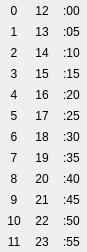
<?xml version="1.0" encoding="UTF-8"?>
<ui version="4.0">
 <class>m_PopupTime</class>
 <widget class="QWidget" name="WPopupTime">
  <property name="geometry">
   <rect>
    <x>0</x>
    <y>0</y>
    <width>80</width>
    <height>228</height>
   </rect>
  </property>
  <property name="contextMenuPolicy">
   <enum>Qt::NoContextMenu</enum>
  </property>
  <property name="windowTitle">
   <string>Time</string>
  </property>
  <layout class="QGridLayout" name="gridLayout">
   <property name="margin">
    <number>0</number>
   </property>
   <property name="spacing">
    <number>0</number>
   </property>
   <item row="0" column="0">
    <widget class="QToolButton" name="prevMonth">
     <property name="sizePolicy">
      <sizepolicy hsizetype="Expanding" vsizetype="Expanding">
       <horstretch>0</horstretch>
       <verstretch>0</verstretch>
      </sizepolicy>
     </property>
     <property name="focusPolicy">
      <enum>Qt::NoFocus</enum>
     </property>
     <property name="toolTip">
      <string>Previous month</string>
     </property>
     <property name="text">
      <string>0</string>
     </property>
     <property name="autoRepeat">
      <bool>false</bool>
     </property>
     <property name="autoRepeatDelay">
      <number>300</number>
     </property>
     <property name="autoRepeatInterval">
      <number>100</number>
     </property>
     <property name="toolButtonStyle">
      <enum>Qt::ToolButtonTextOnly</enum>
     </property>
     <property name="autoRaise">
      <bool>true</bool>
     </property>
     <property name="arrowType">
      <enum>Qt::LeftArrow</enum>
     </property>
    </widget>
   </item>
   <item row="0" column="1">
    <widget class="QToolButton" name="prevMonth_14">
     <property name="sizePolicy">
      <sizepolicy hsizetype="Expanding" vsizetype="Expanding">
       <horstretch>0</horstretch>
       <verstretch>0</verstretch>
      </sizepolicy>
     </property>
     <property name="focusPolicy">
      <enum>Qt::NoFocus</enum>
     </property>
     <property name="toolTip">
      <string>Previous month</string>
     </property>
     <property name="text">
      <string>12</string>
     </property>
     <property name="autoRepeat">
      <bool>false</bool>
     </property>
     <property name="autoRepeatDelay">
      <number>300</number>
     </property>
     <property name="autoRepeatInterval">
      <number>100</number>
     </property>
     <property name="toolButtonStyle">
      <enum>Qt::ToolButtonTextOnly</enum>
     </property>
     <property name="autoRaise">
      <bool>true</bool>
     </property>
     <property name="arrowType">
      <enum>Qt::LeftArrow</enum>
     </property>
    </widget>
   </item>
   <item row="0" column="2">
    <widget class="QToolButton" name="prevMonth_33">
     <property name="sizePolicy">
      <sizepolicy hsizetype="Expanding" vsizetype="Expanding">
       <horstretch>0</horstretch>
       <verstretch>0</verstretch>
      </sizepolicy>
     </property>
     <property name="focusPolicy">
      <enum>Qt::NoFocus</enum>
     </property>
     <property name="toolTip">
      <string>Previous month</string>
     </property>
     <property name="text">
      <string>:00</string>
     </property>
     <property name="autoRepeat">
      <bool>false</bool>
     </property>
     <property name="autoRepeatDelay">
      <number>300</number>
     </property>
     <property name="autoRepeatInterval">
      <number>100</number>
     </property>
     <property name="toolButtonStyle">
      <enum>Qt::ToolButtonTextOnly</enum>
     </property>
     <property name="autoRaise">
      <bool>true</bool>
     </property>
     <property name="arrowType">
      <enum>Qt::LeftArrow</enum>
     </property>
    </widget>
   </item>
   <item row="1" column="0">
    <widget class="QToolButton" name="prevMonth_2">
     <property name="sizePolicy">
      <sizepolicy hsizetype="Expanding" vsizetype="Expanding">
       <horstretch>0</horstretch>
       <verstretch>0</verstretch>
      </sizepolicy>
     </property>
     <property name="focusPolicy">
      <enum>Qt::NoFocus</enum>
     </property>
     <property name="toolTip">
      <string>Previous month</string>
     </property>
     <property name="text">
      <string>1</string>
     </property>
     <property name="autoRepeat">
      <bool>false</bool>
     </property>
     <property name="autoRepeatDelay">
      <number>300</number>
     </property>
     <property name="autoRepeatInterval">
      <number>100</number>
     </property>
     <property name="toolButtonStyle">
      <enum>Qt::ToolButtonTextOnly</enum>
     </property>
     <property name="autoRaise">
      <bool>true</bool>
     </property>
     <property name="arrowType">
      <enum>Qt::LeftArrow</enum>
     </property>
    </widget>
   </item>
   <item row="1" column="1">
    <widget class="QToolButton" name="prevMonth_21">
     <property name="sizePolicy">
      <sizepolicy hsizetype="Expanding" vsizetype="Expanding">
       <horstretch>0</horstretch>
       <verstretch>0</verstretch>
      </sizepolicy>
     </property>
     <property name="focusPolicy">
      <enum>Qt::NoFocus</enum>
     </property>
     <property name="toolTip">
      <string>Previous month</string>
     </property>
     <property name="text">
      <string>13</string>
     </property>
     <property name="autoRepeat">
      <bool>false</bool>
     </property>
     <property name="autoRepeatDelay">
      <number>300</number>
     </property>
     <property name="autoRepeatInterval">
      <number>100</number>
     </property>
     <property name="toolButtonStyle">
      <enum>Qt::ToolButtonTextOnly</enum>
     </property>
     <property name="autoRaise">
      <bool>true</bool>
     </property>
     <property name="arrowType">
      <enum>Qt::LeftArrow</enum>
     </property>
    </widget>
   </item>
   <item row="1" column="2">
    <widget class="QToolButton" name="prevMonth_30">
     <property name="sizePolicy">
      <sizepolicy hsizetype="Expanding" vsizetype="Expanding">
       <horstretch>0</horstretch>
       <verstretch>0</verstretch>
      </sizepolicy>
     </property>
     <property name="focusPolicy">
      <enum>Qt::NoFocus</enum>
     </property>
     <property name="toolTip">
      <string>Previous month</string>
     </property>
     <property name="text">
      <string>:05</string>
     </property>
     <property name="autoRepeat">
      <bool>false</bool>
     </property>
     <property name="autoRepeatDelay">
      <number>300</number>
     </property>
     <property name="autoRepeatInterval">
      <number>100</number>
     </property>
     <property name="toolButtonStyle">
      <enum>Qt::ToolButtonTextOnly</enum>
     </property>
     <property name="autoRaise">
      <bool>true</bool>
     </property>
     <property name="arrowType">
      <enum>Qt::LeftArrow</enum>
     </property>
    </widget>
   </item>
   <item row="2" column="0">
    <widget class="QToolButton" name="prevMonth_3">
     <property name="sizePolicy">
      <sizepolicy hsizetype="Expanding" vsizetype="Expanding">
       <horstretch>0</horstretch>
       <verstretch>0</verstretch>
      </sizepolicy>
     </property>
     <property name="focusPolicy">
      <enum>Qt::NoFocus</enum>
     </property>
     <property name="toolTip">
      <string>Previous month</string>
     </property>
     <property name="text">
      <string>2</string>
     </property>
     <property name="autoRepeat">
      <bool>false</bool>
     </property>
     <property name="autoRepeatDelay">
      <number>300</number>
     </property>
     <property name="autoRepeatInterval">
      <number>100</number>
     </property>
     <property name="toolButtonStyle">
      <enum>Qt::ToolButtonTextOnly</enum>
     </property>
     <property name="autoRaise">
      <bool>true</bool>
     </property>
     <property name="arrowType">
      <enum>Qt::LeftArrow</enum>
     </property>
    </widget>
   </item>
   <item row="2" column="1">
    <widget class="QToolButton" name="prevMonth_19">
     <property name="sizePolicy">
      <sizepolicy hsizetype="Expanding" vsizetype="Expanding">
       <horstretch>0</horstretch>
       <verstretch>0</verstretch>
      </sizepolicy>
     </property>
     <property name="focusPolicy">
      <enum>Qt::NoFocus</enum>
     </property>
     <property name="toolTip">
      <string>Previous month</string>
     </property>
     <property name="text">
      <string>14</string>
     </property>
     <property name="autoRepeat">
      <bool>false</bool>
     </property>
     <property name="autoRepeatDelay">
      <number>300</number>
     </property>
     <property name="autoRepeatInterval">
      <number>100</number>
     </property>
     <property name="toolButtonStyle">
      <enum>Qt::ToolButtonTextOnly</enum>
     </property>
     <property name="autoRaise">
      <bool>true</bool>
     </property>
     <property name="arrowType">
      <enum>Qt::LeftArrow</enum>
     </property>
    </widget>
   </item>
   <item row="2" column="2">
    <widget class="QToolButton" name="prevMonth_31">
     <property name="sizePolicy">
      <sizepolicy hsizetype="Expanding" vsizetype="Expanding">
       <horstretch>0</horstretch>
       <verstretch>0</verstretch>
      </sizepolicy>
     </property>
     <property name="focusPolicy">
      <enum>Qt::NoFocus</enum>
     </property>
     <property name="toolTip">
      <string>Previous month</string>
     </property>
     <property name="text">
      <string>:10</string>
     </property>
     <property name="autoRepeat">
      <bool>false</bool>
     </property>
     <property name="autoRepeatDelay">
      <number>300</number>
     </property>
     <property name="autoRepeatInterval">
      <number>100</number>
     </property>
     <property name="toolButtonStyle">
      <enum>Qt::ToolButtonTextOnly</enum>
     </property>
     <property name="autoRaise">
      <bool>true</bool>
     </property>
     <property name="arrowType">
      <enum>Qt::LeftArrow</enum>
     </property>
    </widget>
   </item>
   <item row="3" column="0">
    <widget class="QToolButton" name="prevMonth_4">
     <property name="sizePolicy">
      <sizepolicy hsizetype="Expanding" vsizetype="Expanding">
       <horstretch>0</horstretch>
       <verstretch>0</verstretch>
      </sizepolicy>
     </property>
     <property name="focusPolicy">
      <enum>Qt::NoFocus</enum>
     </property>
     <property name="toolTip">
      <string>Previous month</string>
     </property>
     <property name="text">
      <string>3</string>
     </property>
     <property name="autoRepeat">
      <bool>false</bool>
     </property>
     <property name="autoRepeatDelay">
      <number>300</number>
     </property>
     <property name="autoRepeatInterval">
      <number>100</number>
     </property>
     <property name="toolButtonStyle">
      <enum>Qt::ToolButtonTextOnly</enum>
     </property>
     <property name="autoRaise">
      <bool>true</bool>
     </property>
     <property name="arrowType">
      <enum>Qt::LeftArrow</enum>
     </property>
    </widget>
   </item>
   <item row="3" column="1">
    <widget class="QToolButton" name="prevMonth_22">
     <property name="sizePolicy">
      <sizepolicy hsizetype="Expanding" vsizetype="Expanding">
       <horstretch>0</horstretch>
       <verstretch>0</verstretch>
      </sizepolicy>
     </property>
     <property name="focusPolicy">
      <enum>Qt::NoFocus</enum>
     </property>
     <property name="toolTip">
      <string>Previous month</string>
     </property>
     <property name="text">
      <string>15</string>
     </property>
     <property name="autoRepeat">
      <bool>false</bool>
     </property>
     <property name="autoRepeatDelay">
      <number>300</number>
     </property>
     <property name="autoRepeatInterval">
      <number>100</number>
     </property>
     <property name="toolButtonStyle">
      <enum>Qt::ToolButtonTextOnly</enum>
     </property>
     <property name="autoRaise">
      <bool>true</bool>
     </property>
     <property name="arrowType">
      <enum>Qt::LeftArrow</enum>
     </property>
    </widget>
   </item>
   <item row="3" column="2">
    <widget class="QToolButton" name="prevMonth_36">
     <property name="sizePolicy">
      <sizepolicy hsizetype="Expanding" vsizetype="Expanding">
       <horstretch>0</horstretch>
       <verstretch>0</verstretch>
      </sizepolicy>
     </property>
     <property name="focusPolicy">
      <enum>Qt::NoFocus</enum>
     </property>
     <property name="toolTip">
      <string>Previous month</string>
     </property>
     <property name="text">
      <string>:15</string>
     </property>
     <property name="autoRepeat">
      <bool>false</bool>
     </property>
     <property name="autoRepeatDelay">
      <number>300</number>
     </property>
     <property name="autoRepeatInterval">
      <number>100</number>
     </property>
     <property name="toolButtonStyle">
      <enum>Qt::ToolButtonTextOnly</enum>
     </property>
     <property name="autoRaise">
      <bool>true</bool>
     </property>
     <property name="arrowType">
      <enum>Qt::LeftArrow</enum>
     </property>
    </widget>
   </item>
   <item row="4" column="0">
    <widget class="QToolButton" name="prevMonth_5">
     <property name="sizePolicy">
      <sizepolicy hsizetype="Expanding" vsizetype="Expanding">
       <horstretch>0</horstretch>
       <verstretch>0</verstretch>
      </sizepolicy>
     </property>
     <property name="focusPolicy">
      <enum>Qt::NoFocus</enum>
     </property>
     <property name="toolTip">
      <string>Previous month</string>
     </property>
     <property name="text">
      <string>4</string>
     </property>
     <property name="autoRepeat">
      <bool>false</bool>
     </property>
     <property name="autoRepeatDelay">
      <number>300</number>
     </property>
     <property name="autoRepeatInterval">
      <number>100</number>
     </property>
     <property name="toolButtonStyle">
      <enum>Qt::ToolButtonTextOnly</enum>
     </property>
     <property name="autoRaise">
      <bool>true</bool>
     </property>
     <property name="arrowType">
      <enum>Qt::LeftArrow</enum>
     </property>
    </widget>
   </item>
   <item row="4" column="1">
    <widget class="QToolButton" name="prevMonth_20">
     <property name="sizePolicy">
      <sizepolicy hsizetype="Expanding" vsizetype="Expanding">
       <horstretch>0</horstretch>
       <verstretch>0</verstretch>
      </sizepolicy>
     </property>
     <property name="focusPolicy">
      <enum>Qt::NoFocus</enum>
     </property>
     <property name="toolTip">
      <string>Previous month</string>
     </property>
     <property name="text">
      <string>16</string>
     </property>
     <property name="autoRepeat">
      <bool>false</bool>
     </property>
     <property name="autoRepeatDelay">
      <number>300</number>
     </property>
     <property name="autoRepeatInterval">
      <number>100</number>
     </property>
     <property name="toolButtonStyle">
      <enum>Qt::ToolButtonTextOnly</enum>
     </property>
     <property name="autoRaise">
      <bool>true</bool>
     </property>
     <property name="arrowType">
      <enum>Qt::LeftArrow</enum>
     </property>
    </widget>
   </item>
   <item row="4" column="2">
    <widget class="QToolButton" name="prevMonth_37">
     <property name="sizePolicy">
      <sizepolicy hsizetype="Expanding" vsizetype="Expanding">
       <horstretch>0</horstretch>
       <verstretch>0</verstretch>
      </sizepolicy>
     </property>
     <property name="focusPolicy">
      <enum>Qt::NoFocus</enum>
     </property>
     <property name="toolTip">
      <string>Previous month</string>
     </property>
     <property name="text">
      <string>:20</string>
     </property>
     <property name="autoRepeat">
      <bool>false</bool>
     </property>
     <property name="autoRepeatDelay">
      <number>300</number>
     </property>
     <property name="autoRepeatInterval">
      <number>100</number>
     </property>
     <property name="toolButtonStyle">
      <enum>Qt::ToolButtonTextOnly</enum>
     </property>
     <property name="autoRaise">
      <bool>true</bool>
     </property>
     <property name="arrowType">
      <enum>Qt::LeftArrow</enum>
     </property>
    </widget>
   </item>
   <item row="5" column="0">
    <widget class="QToolButton" name="prevMonth_6">
     <property name="sizePolicy">
      <sizepolicy hsizetype="Expanding" vsizetype="Expanding">
       <horstretch>0</horstretch>
       <verstretch>0</verstretch>
      </sizepolicy>
     </property>
     <property name="focusPolicy">
      <enum>Qt::NoFocus</enum>
     </property>
     <property name="toolTip">
      <string>Previous month</string>
     </property>
     <property name="text">
      <string>5</string>
     </property>
     <property name="autoRepeat">
      <bool>false</bool>
     </property>
     <property name="autoRepeatDelay">
      <number>300</number>
     </property>
     <property name="autoRepeatInterval">
      <number>100</number>
     </property>
     <property name="toolButtonStyle">
      <enum>Qt::ToolButtonTextOnly</enum>
     </property>
     <property name="autoRaise">
      <bool>true</bool>
     </property>
     <property name="arrowType">
      <enum>Qt::LeftArrow</enum>
     </property>
    </widget>
   </item>
   <item row="5" column="1">
    <widget class="QToolButton" name="prevMonth_25">
     <property name="sizePolicy">
      <sizepolicy hsizetype="Expanding" vsizetype="Expanding">
       <horstretch>0</horstretch>
       <verstretch>0</verstretch>
      </sizepolicy>
     </property>
     <property name="focusPolicy">
      <enum>Qt::NoFocus</enum>
     </property>
     <property name="toolTip">
      <string>Previous month</string>
     </property>
     <property name="text">
      <string>17</string>
     </property>
     <property name="autoRepeat">
      <bool>false</bool>
     </property>
     <property name="autoRepeatDelay">
      <number>300</number>
     </property>
     <property name="autoRepeatInterval">
      <number>100</number>
     </property>
     <property name="toolButtonStyle">
      <enum>Qt::ToolButtonTextOnly</enum>
     </property>
     <property name="autoRaise">
      <bool>true</bool>
     </property>
     <property name="arrowType">
      <enum>Qt::LeftArrow</enum>
     </property>
    </widget>
   </item>
   <item row="5" column="2">
    <widget class="QToolButton" name="prevMonth_34">
     <property name="sizePolicy">
      <sizepolicy hsizetype="Expanding" vsizetype="Expanding">
       <horstretch>0</horstretch>
       <verstretch>0</verstretch>
      </sizepolicy>
     </property>
     <property name="focusPolicy">
      <enum>Qt::NoFocus</enum>
     </property>
     <property name="toolTip">
      <string>Previous month</string>
     </property>
     <property name="text">
      <string>:25</string>
     </property>
     <property name="autoRepeat">
      <bool>false</bool>
     </property>
     <property name="autoRepeatDelay">
      <number>300</number>
     </property>
     <property name="autoRepeatInterval">
      <number>100</number>
     </property>
     <property name="toolButtonStyle">
      <enum>Qt::ToolButtonTextOnly</enum>
     </property>
     <property name="autoRaise">
      <bool>true</bool>
     </property>
     <property name="arrowType">
      <enum>Qt::LeftArrow</enum>
     </property>
    </widget>
   </item>
   <item row="6" column="0">
    <widget class="QToolButton" name="prevMonth_7">
     <property name="sizePolicy">
      <sizepolicy hsizetype="Expanding" vsizetype="Expanding">
       <horstretch>0</horstretch>
       <verstretch>0</verstretch>
      </sizepolicy>
     </property>
     <property name="focusPolicy">
      <enum>Qt::NoFocus</enum>
     </property>
     <property name="toolTip">
      <string>Previous month</string>
     </property>
     <property name="text">
      <string>6</string>
     </property>
     <property name="autoRepeat">
      <bool>false</bool>
     </property>
     <property name="autoRepeatDelay">
      <number>300</number>
     </property>
     <property name="autoRepeatInterval">
      <number>100</number>
     </property>
     <property name="toolButtonStyle">
      <enum>Qt::ToolButtonTextOnly</enum>
     </property>
     <property name="autoRaise">
      <bool>true</bool>
     </property>
     <property name="arrowType">
      <enum>Qt::LeftArrow</enum>
     </property>
    </widget>
   </item>
   <item row="6" column="1">
    <widget class="QToolButton" name="prevMonth_23">
     <property name="sizePolicy">
      <sizepolicy hsizetype="Expanding" vsizetype="Expanding">
       <horstretch>0</horstretch>
       <verstretch>0</verstretch>
      </sizepolicy>
     </property>
     <property name="focusPolicy">
      <enum>Qt::NoFocus</enum>
     </property>
     <property name="toolTip">
      <string>Previous month</string>
     </property>
     <property name="text">
      <string>18</string>
     </property>
     <property name="autoRepeat">
      <bool>false</bool>
     </property>
     <property name="autoRepeatDelay">
      <number>300</number>
     </property>
     <property name="autoRepeatInterval">
      <number>100</number>
     </property>
     <property name="toolButtonStyle">
      <enum>Qt::ToolButtonTextOnly</enum>
     </property>
     <property name="autoRaise">
      <bool>true</bool>
     </property>
     <property name="arrowType">
      <enum>Qt::LeftArrow</enum>
     </property>
    </widget>
   </item>
   <item row="6" column="2">
    <widget class="QToolButton" name="prevMonth_38">
     <property name="sizePolicy">
      <sizepolicy hsizetype="Expanding" vsizetype="Expanding">
       <horstretch>0</horstretch>
       <verstretch>0</verstretch>
      </sizepolicy>
     </property>
     <property name="focusPolicy">
      <enum>Qt::NoFocus</enum>
     </property>
     <property name="toolTip">
      <string>Previous month</string>
     </property>
     <property name="text">
      <string>:30</string>
     </property>
     <property name="autoRepeat">
      <bool>false</bool>
     </property>
     <property name="autoRepeatDelay">
      <number>300</number>
     </property>
     <property name="autoRepeatInterval">
      <number>100</number>
     </property>
     <property name="toolButtonStyle">
      <enum>Qt::ToolButtonTextOnly</enum>
     </property>
     <property name="autoRaise">
      <bool>true</bool>
     </property>
     <property name="arrowType">
      <enum>Qt::LeftArrow</enum>
     </property>
    </widget>
   </item>
   <item row="7" column="0">
    <widget class="QToolButton" name="prevMonth_8">
     <property name="sizePolicy">
      <sizepolicy hsizetype="Expanding" vsizetype="Expanding">
       <horstretch>0</horstretch>
       <verstretch>0</verstretch>
      </sizepolicy>
     </property>
     <property name="focusPolicy">
      <enum>Qt::NoFocus</enum>
     </property>
     <property name="toolTip">
      <string>Previous month</string>
     </property>
     <property name="text">
      <string>7</string>
     </property>
     <property name="autoRepeat">
      <bool>false</bool>
     </property>
     <property name="autoRepeatDelay">
      <number>300</number>
     </property>
     <property name="autoRepeatInterval">
      <number>100</number>
     </property>
     <property name="toolButtonStyle">
      <enum>Qt::ToolButtonTextOnly</enum>
     </property>
     <property name="autoRaise">
      <bool>true</bool>
     </property>
     <property name="arrowType">
      <enum>Qt::LeftArrow</enum>
     </property>
    </widget>
   </item>
   <item row="7" column="1">
    <widget class="QToolButton" name="prevMonth_26">
     <property name="sizePolicy">
      <sizepolicy hsizetype="Expanding" vsizetype="Expanding">
       <horstretch>0</horstretch>
       <verstretch>0</verstretch>
      </sizepolicy>
     </property>
     <property name="focusPolicy">
      <enum>Qt::NoFocus</enum>
     </property>
     <property name="toolTip">
      <string>Previous month</string>
     </property>
     <property name="text">
      <string>19</string>
     </property>
     <property name="autoRepeat">
      <bool>false</bool>
     </property>
     <property name="autoRepeatDelay">
      <number>300</number>
     </property>
     <property name="autoRepeatInterval">
      <number>100</number>
     </property>
     <property name="toolButtonStyle">
      <enum>Qt::ToolButtonTextOnly</enum>
     </property>
     <property name="autoRaise">
      <bool>true</bool>
     </property>
     <property name="arrowType">
      <enum>Qt::LeftArrow</enum>
     </property>
    </widget>
   </item>
   <item row="7" column="2">
    <widget class="QToolButton" name="prevMonth_28">
     <property name="sizePolicy">
      <sizepolicy hsizetype="Expanding" vsizetype="Expanding">
       <horstretch>0</horstretch>
       <verstretch>0</verstretch>
      </sizepolicy>
     </property>
     <property name="focusPolicy">
      <enum>Qt::NoFocus</enum>
     </property>
     <property name="toolTip">
      <string>Previous month</string>
     </property>
     <property name="text">
      <string>:35</string>
     </property>
     <property name="autoRepeat">
      <bool>false</bool>
     </property>
     <property name="autoRepeatDelay">
      <number>300</number>
     </property>
     <property name="autoRepeatInterval">
      <number>100</number>
     </property>
     <property name="toolButtonStyle">
      <enum>Qt::ToolButtonTextOnly</enum>
     </property>
     <property name="autoRaise">
      <bool>true</bool>
     </property>
     <property name="arrowType">
      <enum>Qt::LeftArrow</enum>
     </property>
    </widget>
   </item>
   <item row="8" column="0">
    <widget class="QToolButton" name="prevMonth_9">
     <property name="sizePolicy">
      <sizepolicy hsizetype="Expanding" vsizetype="Expanding">
       <horstretch>0</horstretch>
       <verstretch>0</verstretch>
      </sizepolicy>
     </property>
     <property name="focusPolicy">
      <enum>Qt::NoFocus</enum>
     </property>
     <property name="toolTip">
      <string>Previous month</string>
     </property>
     <property name="text">
      <string>8</string>
     </property>
     <property name="autoRepeat">
      <bool>false</bool>
     </property>
     <property name="autoRepeatDelay">
      <number>300</number>
     </property>
     <property name="autoRepeatInterval">
      <number>100</number>
     </property>
     <property name="toolButtonStyle">
      <enum>Qt::ToolButtonTextOnly</enum>
     </property>
     <property name="autoRaise">
      <bool>true</bool>
     </property>
     <property name="arrowType">
      <enum>Qt::LeftArrow</enum>
     </property>
    </widget>
   </item>
   <item row="8" column="1">
    <widget class="QToolButton" name="prevMonth_16">
     <property name="sizePolicy">
      <sizepolicy hsizetype="Expanding" vsizetype="Expanding">
       <horstretch>0</horstretch>
       <verstretch>0</verstretch>
      </sizepolicy>
     </property>
     <property name="focusPolicy">
      <enum>Qt::NoFocus</enum>
     </property>
     <property name="toolTip">
      <string>Previous month</string>
     </property>
     <property name="text">
      <string>20</string>
     </property>
     <property name="autoRepeat">
      <bool>false</bool>
     </property>
     <property name="autoRepeatDelay">
      <number>300</number>
     </property>
     <property name="autoRepeatInterval">
      <number>100</number>
     </property>
     <property name="toolButtonStyle">
      <enum>Qt::ToolButtonTextOnly</enum>
     </property>
     <property name="autoRaise">
      <bool>true</bool>
     </property>
     <property name="arrowType">
      <enum>Qt::LeftArrow</enum>
     </property>
    </widget>
   </item>
   <item row="8" column="2">
    <widget class="QToolButton" name="prevMonth_35">
     <property name="sizePolicy">
      <sizepolicy hsizetype="Expanding" vsizetype="Expanding">
       <horstretch>0</horstretch>
       <verstretch>0</verstretch>
      </sizepolicy>
     </property>
     <property name="focusPolicy">
      <enum>Qt::NoFocus</enum>
     </property>
     <property name="toolTip">
      <string>Previous month</string>
     </property>
     <property name="text">
      <string>:40</string>
     </property>
     <property name="autoRepeat">
      <bool>false</bool>
     </property>
     <property name="autoRepeatDelay">
      <number>300</number>
     </property>
     <property name="autoRepeatInterval">
      <number>100</number>
     </property>
     <property name="toolButtonStyle">
      <enum>Qt::ToolButtonTextOnly</enum>
     </property>
     <property name="autoRaise">
      <bool>true</bool>
     </property>
     <property name="arrowType">
      <enum>Qt::LeftArrow</enum>
     </property>
    </widget>
   </item>
   <item row="9" column="0">
    <widget class="QToolButton" name="prevMonth_10">
     <property name="sizePolicy">
      <sizepolicy hsizetype="Expanding" vsizetype="Expanding">
       <horstretch>0</horstretch>
       <verstretch>0</verstretch>
      </sizepolicy>
     </property>
     <property name="focusPolicy">
      <enum>Qt::NoFocus</enum>
     </property>
     <property name="toolTip">
      <string>Previous month</string>
     </property>
     <property name="text">
      <string>9</string>
     </property>
     <property name="autoRepeat">
      <bool>false</bool>
     </property>
     <property name="autoRepeatDelay">
      <number>300</number>
     </property>
     <property name="autoRepeatInterval">
      <number>100</number>
     </property>
     <property name="toolButtonStyle">
      <enum>Qt::ToolButtonTextOnly</enum>
     </property>
     <property name="autoRaise">
      <bool>true</bool>
     </property>
     <property name="arrowType">
      <enum>Qt::LeftArrow</enum>
     </property>
    </widget>
   </item>
   <item row="9" column="1">
    <widget class="QToolButton" name="prevMonth_18">
     <property name="sizePolicy">
      <sizepolicy hsizetype="Expanding" vsizetype="Expanding">
       <horstretch>0</horstretch>
       <verstretch>0</verstretch>
      </sizepolicy>
     </property>
     <property name="focusPolicy">
      <enum>Qt::NoFocus</enum>
     </property>
     <property name="toolTip">
      <string>Previous month</string>
     </property>
     <property name="text">
      <string>21</string>
     </property>
     <property name="autoRepeat">
      <bool>false</bool>
     </property>
     <property name="autoRepeatDelay">
      <number>300</number>
     </property>
     <property name="autoRepeatInterval">
      <number>100</number>
     </property>
     <property name="toolButtonStyle">
      <enum>Qt::ToolButtonTextOnly</enum>
     </property>
     <property name="autoRaise">
      <bool>true</bool>
     </property>
     <property name="arrowType">
      <enum>Qt::LeftArrow</enum>
     </property>
    </widget>
   </item>
   <item row="9" column="2">
    <widget class="QToolButton" name="prevMonth_32">
     <property name="sizePolicy">
      <sizepolicy hsizetype="Expanding" vsizetype="Expanding">
       <horstretch>0</horstretch>
       <verstretch>0</verstretch>
      </sizepolicy>
     </property>
     <property name="focusPolicy">
      <enum>Qt::NoFocus</enum>
     </property>
     <property name="toolTip">
      <string>Previous month</string>
     </property>
     <property name="text">
      <string>:45</string>
     </property>
     <property name="autoRepeat">
      <bool>false</bool>
     </property>
     <property name="autoRepeatDelay">
      <number>300</number>
     </property>
     <property name="autoRepeatInterval">
      <number>100</number>
     </property>
     <property name="toolButtonStyle">
      <enum>Qt::ToolButtonTextOnly</enum>
     </property>
     <property name="autoRaise">
      <bool>true</bool>
     </property>
     <property name="arrowType">
      <enum>Qt::LeftArrow</enum>
     </property>
    </widget>
   </item>
   <item row="10" column="0">
    <widget class="QToolButton" name="prevMonth_11">
     <property name="sizePolicy">
      <sizepolicy hsizetype="Expanding" vsizetype="Expanding">
       <horstretch>0</horstretch>
       <verstretch>0</verstretch>
      </sizepolicy>
     </property>
     <property name="focusPolicy">
      <enum>Qt::NoFocus</enum>
     </property>
     <property name="toolTip">
      <string>Previous month</string>
     </property>
     <property name="text">
      <string>10</string>
     </property>
     <property name="autoRepeat">
      <bool>false</bool>
     </property>
     <property name="autoRepeatDelay">
      <number>300</number>
     </property>
     <property name="autoRepeatInterval">
      <number>100</number>
     </property>
     <property name="toolButtonStyle">
      <enum>Qt::ToolButtonTextOnly</enum>
     </property>
     <property name="autoRaise">
      <bool>true</bool>
     </property>
     <property name="arrowType">
      <enum>Qt::LeftArrow</enum>
     </property>
    </widget>
   </item>
   <item row="10" column="1">
    <widget class="QToolButton" name="prevMonth_15">
     <property name="sizePolicy">
      <sizepolicy hsizetype="Expanding" vsizetype="Expanding">
       <horstretch>0</horstretch>
       <verstretch>0</verstretch>
      </sizepolicy>
     </property>
     <property name="focusPolicy">
      <enum>Qt::NoFocus</enum>
     </property>
     <property name="toolTip">
      <string>Previous month</string>
     </property>
     <property name="text">
      <string>22</string>
     </property>
     <property name="autoRepeat">
      <bool>false</bool>
     </property>
     <property name="autoRepeatDelay">
      <number>300</number>
     </property>
     <property name="autoRepeatInterval">
      <number>100</number>
     </property>
     <property name="toolButtonStyle">
      <enum>Qt::ToolButtonTextOnly</enum>
     </property>
     <property name="autoRaise">
      <bool>true</bool>
     </property>
     <property name="arrowType">
      <enum>Qt::LeftArrow</enum>
     </property>
    </widget>
   </item>
   <item row="10" column="2">
    <widget class="QToolButton" name="prevMonth_39">
     <property name="sizePolicy">
      <sizepolicy hsizetype="Expanding" vsizetype="Expanding">
       <horstretch>0</horstretch>
       <verstretch>0</verstretch>
      </sizepolicy>
     </property>
     <property name="focusPolicy">
      <enum>Qt::NoFocus</enum>
     </property>
     <property name="toolTip">
      <string>Previous month</string>
     </property>
     <property name="text">
      <string>:50</string>
     </property>
     <property name="autoRepeat">
      <bool>false</bool>
     </property>
     <property name="autoRepeatDelay">
      <number>300</number>
     </property>
     <property name="autoRepeatInterval">
      <number>100</number>
     </property>
     <property name="toolButtonStyle">
      <enum>Qt::ToolButtonTextOnly</enum>
     </property>
     <property name="autoRaise">
      <bool>true</bool>
     </property>
     <property name="arrowType">
      <enum>Qt::LeftArrow</enum>
     </property>
    </widget>
   </item>
   <item row="11" column="0">
    <widget class="QToolButton" name="prevMonth_12">
     <property name="sizePolicy">
      <sizepolicy hsizetype="Expanding" vsizetype="Expanding">
       <horstretch>0</horstretch>
       <verstretch>0</verstretch>
      </sizepolicy>
     </property>
     <property name="focusPolicy">
      <enum>Qt::NoFocus</enum>
     </property>
     <property name="toolTip">
      <string>Previous month</string>
     </property>
     <property name="text">
      <string>11</string>
     </property>
     <property name="autoRepeat">
      <bool>false</bool>
     </property>
     <property name="autoRepeatDelay">
      <number>300</number>
     </property>
     <property name="autoRepeatInterval">
      <number>100</number>
     </property>
     <property name="toolButtonStyle">
      <enum>Qt::ToolButtonTextOnly</enum>
     </property>
     <property name="autoRaise">
      <bool>true</bool>
     </property>
     <property name="arrowType">
      <enum>Qt::LeftArrow</enum>
     </property>
    </widget>
   </item>
   <item row="11" column="1">
    <widget class="QToolButton" name="prevMonth_17">
     <property name="sizePolicy">
      <sizepolicy hsizetype="Expanding" vsizetype="Expanding">
       <horstretch>0</horstretch>
       <verstretch>0</verstretch>
      </sizepolicy>
     </property>
     <property name="focusPolicy">
      <enum>Qt::NoFocus</enum>
     </property>
     <property name="toolTip">
      <string>Previous month</string>
     </property>
     <property name="text">
      <string>23</string>
     </property>
     <property name="autoRepeat">
      <bool>false</bool>
     </property>
     <property name="autoRepeatDelay">
      <number>300</number>
     </property>
     <property name="autoRepeatInterval">
      <number>100</number>
     </property>
     <property name="toolButtonStyle">
      <enum>Qt::ToolButtonTextOnly</enum>
     </property>
     <property name="autoRaise">
      <bool>true</bool>
     </property>
     <property name="arrowType">
      <enum>Qt::LeftArrow</enum>
     </property>
    </widget>
   </item>
   <item row="11" column="2">
    <widget class="QToolButton" name="prevMonth_29">
     <property name="sizePolicy">
      <sizepolicy hsizetype="Expanding" vsizetype="Expanding">
       <horstretch>0</horstretch>
       <verstretch>0</verstretch>
      </sizepolicy>
     </property>
     <property name="focusPolicy">
      <enum>Qt::NoFocus</enum>
     </property>
     <property name="toolTip">
      <string>Previous month</string>
     </property>
     <property name="text">
      <string>:55</string>
     </property>
     <property name="autoRepeat">
      <bool>false</bool>
     </property>
     <property name="autoRepeatDelay">
      <number>300</number>
     </property>
     <property name="autoRepeatInterval">
      <number>100</number>
     </property>
     <property name="toolButtonStyle">
      <enum>Qt::ToolButtonTextOnly</enum>
     </property>
     <property name="autoRaise">
      <bool>true</bool>
     </property>
     <property name="arrowType">
      <enum>Qt::LeftArrow</enum>
     </property>
    </widget>
   </item>
  </layout>
 </widget>
 <resources>
  <include location="m_widgets.qrc"/>
 </resources>
 <connections/>
</ui>
